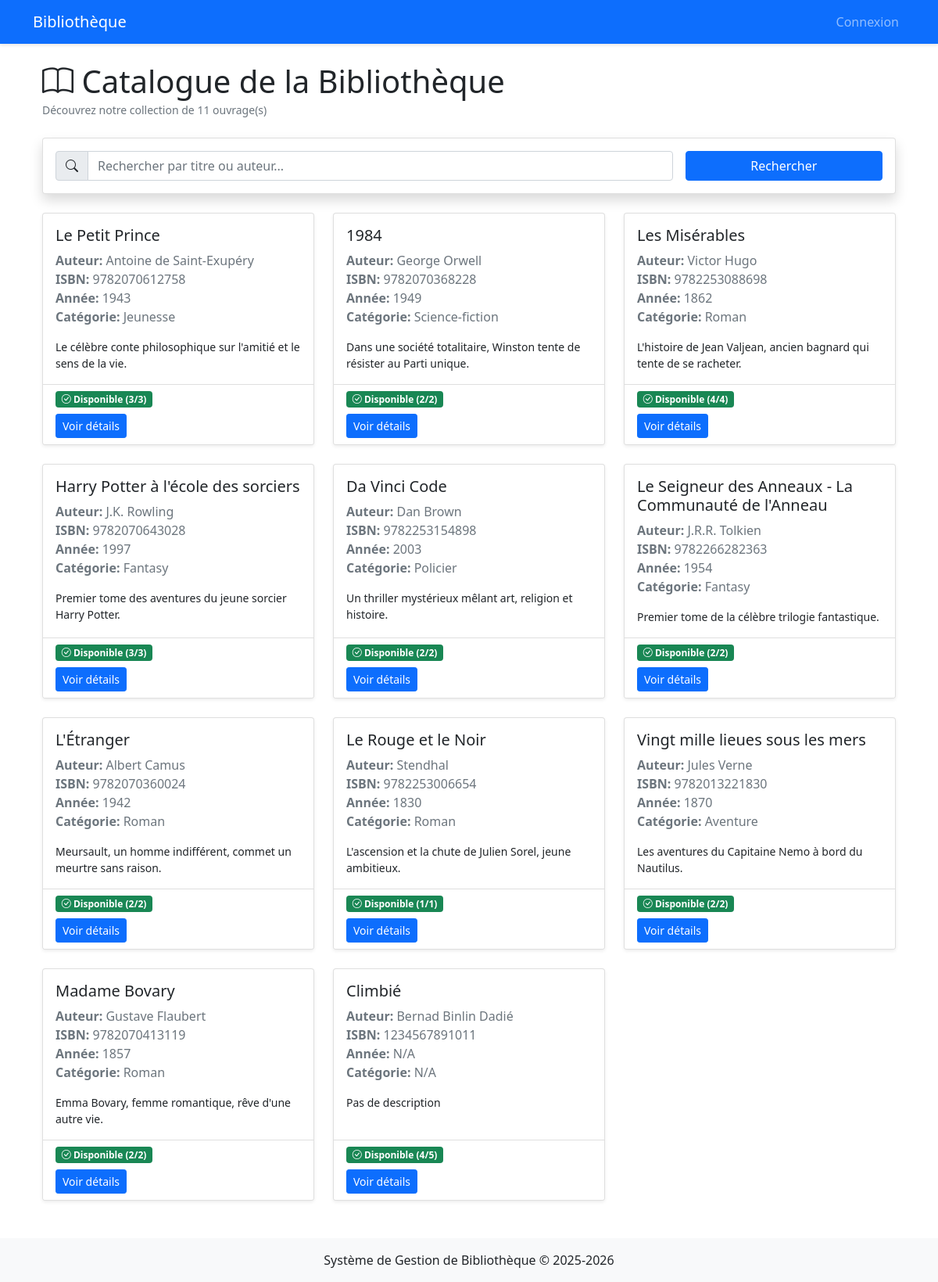
Page /catalogue on the committed database.
### models.py (models this page shows, shortened)
class Ouvrage(db.Model):
    __tablename__ = 'ouvrages'
    id = db.Column(db.Integer, primary_key=True)
    titre = db.Column(db.String(200), nullable=False)
    auteur = db.Column(db.String(200), nullable=False)
    isbn = db.Column(db.String(20), unique=True)
    annee_publication = db.Column(db.Integer)
    editeur = db.Column(db.String(100))
    categorie = db.Column(db.String(50))
    description = db.Column(db.Text)
    nombre_exemplaires = db.Column(db.Integer, default=1)
    date_ajout = db.Column(db.DateTime, default=datetime.utcnow)
    exemplaires = db.relationship('Exemplaire', backref='ouvrage', lazy=True)
    reservations = db.relationship('Reservation', backref='ouvrage', lazy=True)
    def exemplaires_disponibles(self):
        total = self.nombre_exemplaires
        empruntes = sum(1 for e in self.exemplaires
                       if any(emp.statut == 'en_cours' for emp in e.emprunts))
        return total - empruntes
    def est_disponible(self):
        return self.exemplaires_disponibles() > 0

class Emprunt(db.Model):
    __tablename__ = 'emprunts'
    id = db.Column(db.Integer, primary_key=True)
    usager_id = db.Column(db.Integer, db.ForeignKey('usagers.id'), nullable=False)
    exemplaire_id = db.Column(db.Integer, db.ForeignKey('exemplaires.id'), nullable=False)
    date_emprunt = db.Column(db.DateTime, default=datetime.utcnow)
    date_retour_prevue = db.Column(db.DateTime)
    date_retour_reelle = db.Column(db.DateTime)
    statut = db.Column(db.String(20), default='en_cours')  # en_cours, retourné, en_retard
    prolongations = db.Column(db.Integer, default=0)

### app.py (the view)
@app.route('/catalogue')
def catalogue():
    search = request.args.get('search', '')
    if search:
        ouvrages = Ouvrage.query.filter(
            Ouvrage.titre.contains(search) |
            Ouvrage.auteur.contains(search)
        ).all()
    else:
        ouvrages = Ouvrage.query.all()
    return render_template('catalogue.html', ouvrages=ouvrages)

### templates/catalogue.html (shortened to what this page needs)
{% extends "base.html" %}
{% block content %}
<div class="container">
    <div class="row mb-4">
        <div class="col-md-8">
            <h1 class="mb-0">
                <i class="bi bi-book"></i> Catalogue de la Bibliothèque
            </h1>
            <small class="text-muted">Découvrez notre collection de {{ ouvrages|length }} ouvrage(s)</small>
        </div>
    </div>
    <div class="card shadow mb-4">
        <div class="card-body">
            <form method="GET" class="row g-3">
                <div class="col-md-9">
                    <div class="input-group">
                        <span class="input-group-text"><i class="bi bi-search"></i></span>
                        <input type="text" class="form-control" name="search"
                               placeholder="Rechercher par titre ou auteur..."
                               value="{{ request.args.get('search', '') }}">
                    </div>
                </div>
                <div class="col-md-3">
                    <button type="submit" class="btn btn-primary w-100">
                        Rechercher
                    </button>
                </div>
            </form>
        </div>
    </div>
    {% if ouvrages %}
    <div class="row g-4">
        {% for ouvrage in ouvrages %}
        <div class="col-md-6 col-lg-4">
            <div class="card h-100 shadow-sm">
                <div class="card-body">
                    <h5 class="card-title">{{ ouvrage.titre }}</h5>
                    <p class="card-text text-muted">
                        <strong>Auteur:</strong> {{ ouvrage.auteur }}<br>
                        <strong>ISBN:</strong> {{ ouvrage.isbn or 'N/A' }}<br>
                        <strong>Année:</strong> {{ ouvrage.annee_publication or 'N/A' }}<br>
                        <strong>Catégorie:</strong> {{ ouvrage.categorie or 'N/A' }}
                    </p>
                    <p class="card-text small">{{ ouvrage.description or 'Pas de description' }}</p>
                </div>
                <div class="card-footer bg-white">
                    <div class="d-flex justify-content-between align-items-center">
                        {% if ouvrage.est_disponible() %}
                            <span class="badge bg-success">
                                <i class="bi bi-check-circle"></i> Disponible ({{ ouvrage.exemplaires_disponibles() }}/{{ ouvrage.nombre_exemplaires }})
                            </span>
                        {% else %}
                            <span class="badge bg-danger">
                                <i class="bi bi-x-circle"></i> Indisponible
                            </span>
                        {% endif %}
                    </div>
                    <div class="mt-2">
                        <a href="{{ url_for('detail_ouvrage_public', id=ouvrage.id) }}" class="btn btn-sm btn-primary">
                            Voir détails
                        </a>
                    </div>
                </div>
            </div>
        </div>
        {% endfor %}
    </div>
    {% else %}
    <div class="alert alert-info" role="alert">
        <i class="bi bi-info-circle"></i> Aucun ouvrage trouvé
    </div>
    {% endif %}
</div>
{% endblock %}

### templates/base.html (shortened to what this page needs)
<!DOCTYPE html>
<html lang="fr">
<head>
    <link rel="stylesheet" href="{{ url_for('static', filename='css/style.css') }}">
    <link href="https://cdn.jsdelivr.net/npm/bootstrap@5.1.3/dist/css/bootstrap.min.css" rel="stylesheet">
<link rel="stylesheet" href="https://cdn.jsdelivr.net/npm/bootstrap-icons@1.10.0/font/bootstrap-icons.css">
</head>
<body>
    <nav class="navbar navbar-expand-lg navbar-dark bg-primary">
        <div class="container">
            <a class="navbar-brand" href="{{ url_for('index') }}">Bibliothèque</a>
            <div class="collapse navbar-collapse" id="navbarNav">
                <ul class="navbar-nav">
                    {% if current_user.is_authenticated %}
                    <li class="nav-item">
                        <span class="nav-link">Connecté en tant que {{ current_user.prenom }}</span>
                    </li>
                    <li class="nav-item">
                        <a class="nav-link" href="{{ url_for('logout') }}">Déconnexion</a>
                    </li>
                    {% else %}
                    <li class="nav-item">
                        <a class="nav-link" href="{{ url_for('login') }}">Connexion</a>
                    </li>
                    {% endif %}
                </ul>
            </div>
        </div>
    </nav>
    <div class="container mt-4">
        {% block content %}{% endblock %}
    </div>
    <footer class="mt-5 py-3 bg-light">
        <div class="container text-center">
            <p class="mb-0">Système de Gestion de Bibliothèque &copy; 2025-2026</p>
        </div>
    </footer>
</body>
</html>

### static/css/style.css (style rules this page uses)
body { background-color: #f8f9fa; }
.card { box-shadow: 0 2px 4px rgba(0,0,0,0.1); transition: box-shadow 0.3s ease; }
.badge { font-size: 0.8em; }
.btn { border-radius: 4px; }
.navbar { box-shadow: 0 2px 4px rgba(0,0,0,0.1); }

### rows in the picture
Ouvrage: titre "Le Petit Prince", auteur "Antoine de Saint-Exupéry", isbn "9782070612758", annee_publication "1943", categorie "Jeunesse", description "Le célèbre conte philosophique sur l'amitié et le sens de la vie.", exemplaires_disponibles "3", nombre_exemplaires "3"
Ouvrage: titre "1984", auteur "George Orwell", isbn "9782070368228", annee_publication "1949", categorie "Science-fiction", description "Dans une société totalitaire, Winston tente de résister au Parti unique.", exemplaires_disponibles "2", nombre_exemplaires "2"
Ouvrage: titre "Les Misérables", auteur "Victor Hugo", isbn "9782253088698", annee_publication "1862", categorie "Roman", description "L'histoire de Jean Valjean, ancien bagnard qui tente de se racheter.", exemplaires_disponibles "4", nombre_exemplaires "4"
Ouvrage: titre "Harry Potter à l'école des sorciers", auteur "J.K. Rowling", isbn "9782070643028", annee_publication "1997", categorie "Fantasy", description "Premier tome des aventures du jeune sorcier Harry Potter.", exemplaires_disponibles "3", nombre_exemplaires "3"
Ouvrage: titre "Da Vinci Code", auteur "Dan Brown", isbn "9782253154898", annee_publication "2003", categorie "Policier", description "Un thriller mystérieux mêlant art, religion et histoire.", exemplaires_disponibles "2", nombre_exemplaires "2"
Ouvrage: titre "Le Seigneur des Anneaux - La Communauté de l'Anneau", auteur "J.R.R. Tolkien", isbn "9782266282363", annee_publication "1954", categorie "Fantasy", description "Premier tome de la célèbre trilogie fantastique.", exemplaires_disponibles "2", nombre_exemplaires "2"
Ouvrage: titre "L'Étranger", auteur "Albert Camus", isbn "9782070360024", annee_publication "1942", categorie "Roman", description "Meursault, un homme indifférent, commet un meurtre sans raison.", exemplaires_disponibles "2", nombre_exemplaires "2"
Ouvrage: titre "Le Rouge et le Noir", auteur "Stendhal", isbn "9782253006654", annee_publication "1830", categorie "Roman", description "L'ascension et la chute de Julien Sorel, jeune ambitieux.", exemplaires_disponibles "1", nombre_exemplaires "1"
Ouvrage: titre "Vingt mille lieues sous les mers", auteur "Jules Verne", isbn "9782013221830", annee_publication "1870", categorie "Aventure", description "Les aventures du Capitaine Nemo à bord du Nautilus.", exemplaires_disponibles "2", nombre_exemplaires "2"
Ouvrage: titre "Madame Bovary", auteur "Gustave Flaubert", isbn "9782070413119", annee_publication "1857", categorie "Roman", description "Emma Bovary, femme romantique, rêve d'une autre vie.", exemplaires_disponibles "2", nombre_exemplaires "2"
Ouvrage: titre "Climbié", auteur "Bernad Binlin Dadié", isbn "1234567891011", annee_publication "N/A", categorie "N/A", description "Pas de description", exemplaires_disponibles "4", nombre_exemplaires "5"

### other values in the picture
{{ ouvrages|length }} "11"
